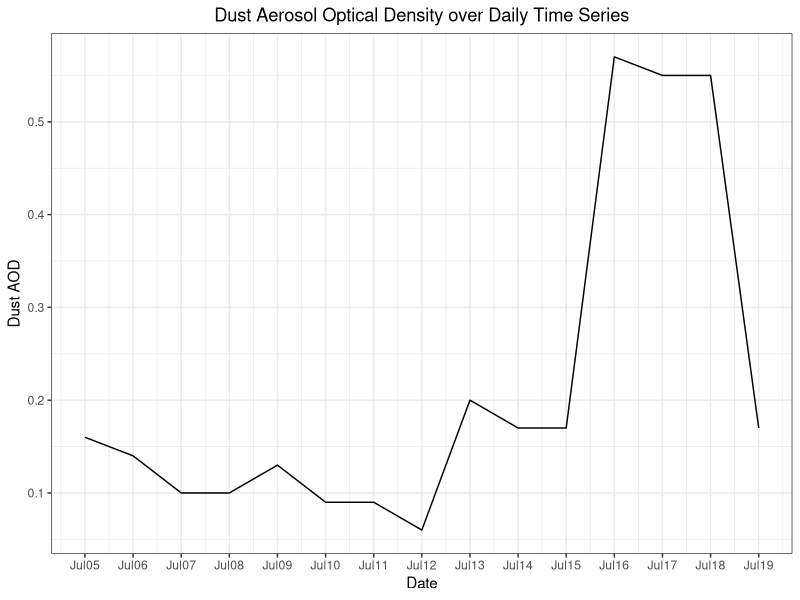
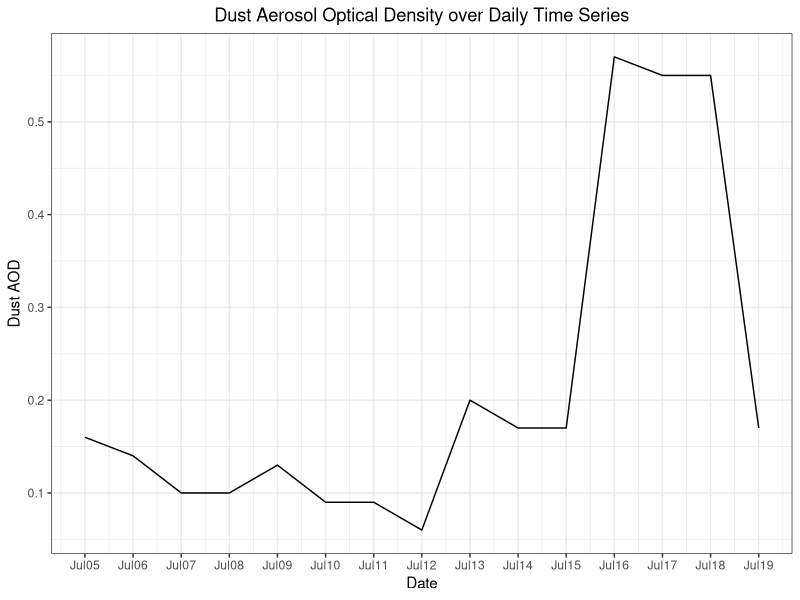

Generate these figures, in order, with R:
## ---- chunk 1
library(here)
library(tidyverse)
library(lubridate)
library(kableExtra)
## ---- chunk 2
dust<- read_csv(here("data", "processed_data", "dust","dust_master.csv")) 
dust_all<- read_csv(here("data", "processed_data","tx_master.csv")) 
## ---- chunk 3
dust<- dust %>%
  filter(between(date,as.Date('2022-07-05'), as.Date('2022-07-19')))

dust_all<- dust_all %>%
  select(date, hr_cst, Dust) %>%
  filter(between(date, as.Date('2022-07-07'), as.Date('2022-07-19'))) 

dust_all<- dust_all %>%
  mutate(ymdh = paste(dust_all$date, dust_all$hr_cst, sep = "-")) #Combines Hour and Date
  
dust_all<- dust_all %>% #Set as YMDH
  mutate(ymdh = ymd_h(dust_all$ymdh))
## ---- chunk 4
dust %>% ggplot()+ geom_line(
  aes(x = date,
      y = t7sum))+
  labs(title = "Dust Aerosol Optical Density over Daily Time Series",
       x = "Date",
       y = "Dust AOD")+
  theme_bw()+
  scale_x_date(date_breaks = "1 day", date_labels = "%b%d") +
  theme(plot.title = element_text(hjust = 0.5))

ggsave(here("results", "plots", "dust", "dust_daily.png"))
## ---- chunk 5
avg<-
  dust %>%
  filter(between(date, as.Date('2022-07-07'), as.Date('2022-07-12')))

avg_value<- mean(avg$t7sum)
## ---- chunk 6
dust_tbl<-
  dust %>%
  select(t1,t7,t13,t19,t7sum,date) %>%
  rename("1:00" = "t1",
         "7:00" = "t7",
         "13:00" = "t13",
         "19:00"= "t19",
         "Dust" = "t7sum",
         "Date" = "date") 

dust_tbl<-
  kable(dust_tbl[,c(6,1:5)])
dust_tbl
